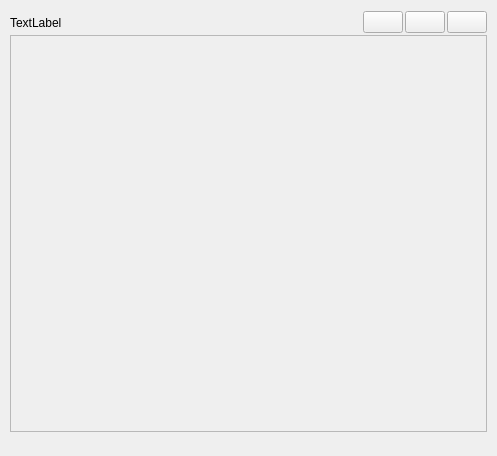
<?xml version="1.0" encoding="UTF-8"?>
<ui version="4.0">
 <class>message</class>
 <widget class="QWidget" name="message">
  <property name="geometry">
   <rect>
    <x>0</x>
    <y>0</y>
    <width>497</width>
    <height>456</height>
   </rect>
  </property>
  <property name="sizePolicy">
   <sizepolicy hsizetype="Expanding" vsizetype="Preferred">
    <horstretch>0</horstretch>
    <verstretch>0</verstretch>
   </sizepolicy>
  </property>
  <property name="minimumSize">
   <size>
    <width>0</width>
    <height>0</height>
   </size>
  </property>
  <property name="windowTitle">
   <string>Form</string>
  </property>
  <property name="toolTip">
   <string>Copy message text</string>
  </property>
  <property name="styleSheet">
   <string notr="true"/>
  </property>
  <layout class="QGridLayout" name="gridLayout_2">
   <property name="leftMargin">
    <number>0</number>
   </property>
   <property name="topMargin">
    <number>0</number>
   </property>
   <property name="rightMargin">
    <number>0</number>
   </property>
   <property name="bottomMargin">
    <number>0</number>
   </property>
   <property name="spacing">
    <number>0</number>
   </property>
   <item row="0" column="0">
    <widget class="QWidget" name="message_container" native="true">
     <layout class="QGridLayout" name="gridLayout">
      <property name="leftMargin">
       <number>10</number>
      </property>
      <property name="topMargin">
       <number>10</number>
      </property>
      <property name="rightMargin">
       <number>10</number>
      </property>
      <property name="bottomMargin">
       <number>10</number>
      </property>
      <property name="spacing">
       <number>0</number>
      </property>
      <item row="0" column="0">
       <layout class="QHBoxLayout" name="horizontalLayout">
        <property name="spacing">
         <number>2</number>
        </property>
        <item>
         <widget class="QLabel" name="user_name">
          <property name="minimumSize">
           <size>
            <width>0</width>
            <height>25</height>
           </size>
          </property>
          <property name="text">
           <string>TextLabel</string>
          </property>
         </widget>
        </item>
        <item>
         <widget class="QLabel" name="mood_emoji">
          <property name="minimumSize">
           <size>
            <width>25</width>
            <height>25</height>
           </size>
          </property>
          <property name="maximumSize">
           <size>
            <width>25</width>
            <height>25</height>
           </size>
          </property>
          <property name="text">
           <string></string>
          </property>
          <property name="visible">
           <bool>true</bool>
          </property>
         </widget>
        </item>
        <item>
         <spacer name="horizontalSpacer">
          <property name="orientation">
           <enum>Qt::Orientation::Horizontal</enum>
          </property>
          <property name="sizeHint" stdset="0">
           <size>
            <width>40</width>
            <height>20</height>
           </size>
          </property>
         </spacer>
        </item>
        <item>
         <widget class="QPushButton" name="play_audio_button">
          <property name="toolTip">
           <string>Play message audio</string>
          </property>
          <property name="text">
           <string/>
          </property>
          <property name="icon">
           <iconset resource="../../../resources/feather.qrc">
            <normaloff>:/light/icons/feather/light/play.svg</normaloff>:/light/icons/feather/light/play.svg</iconset>
          </property>
         </widget>
        </item>
        <item>
         <widget class="QPushButton" name="copy_button">
          <property name="toolTip">
           <string>Copy message</string>
          </property>
          <property name="text">
           <string/>
          </property>
          <property name="icon">
           <iconset resource="../../../resources/feather.qrc">
            <normaloff>:/light/icons/feather/light/copy.svg</normaloff>:/light/icons/feather/light/copy.svg</iconset>
          </property>
         </widget>
        </item>
        <item>
         <widget class="QPushButton" name="delete_button">
          <property name="toolTip">
           <string>Delete message</string>
          </property>
          <property name="text">
           <string/>
          </property>
          <property name="icon">
           <iconset resource="../../../resources/feather.qrc">
            <normaloff>:/light/icons/feather/light/x-circle.svg</normaloff>:/light/icons/feather/light/x-circle.svg</iconset>
          </property>
         </widget>
        </item>
       </layout>
      </item>
      <item row="1" column="0">
       <widget class="QFrame" name="content_container">
        <property name="sizePolicy">
         <sizepolicy hsizetype="Expanding" vsizetype="Expanding">
          <horstretch>0</horstretch>
          <verstretch>0</verstretch>
         </sizepolicy>
        </property>
        <property name="frameShape">
         <enum>QFrame::StyledPanel</enum>
        </property>
        <property name="frameShadow">
         <enum>QFrame::Raised</enum>
        </property>
       </widget>
      </item>
      <item row="2" column="0">
       <widget class="QLabel" name="image_content">
        <property name="visible">
         <bool>false</bool>
        </property>
        <property name="alignment">
         <set>Qt::AlignmentFlag::AlignCenter</set>
        </property>
       </widget>
      </item>
     </layout>
    </widget>
   </item>
  </layout>
 </widget>
 <customwidgets>
  <customwidget>
   <class>QWebEngineView</class>
   <extends>QWidget</extends>
   <header location="global">QtWebEngineWidgets/QWebEngineView</header>
  </customwidget>
 </customwidgets>
 <resources>
  <include location="../../../resources/feather.qrc"/>
 </resources>
 <connections>
  <connection>
   <sender>delete_button</sender>
   <signal>clicked()</signal>
   <receiver>message</receiver>
   <slot>delete()</slot>
   <hints>
    <hint type="sourcelabel">
     <x>485</x>
     <y>30</y>
    </hint>
    <hint type="destinationlabel">
     <x>391</x>
     <y>-12</y>
    </hint>
   </hints>
  </connection>
  <connection>
   <sender>copy_button</sender>
   <signal>clicked()</signal>
   <receiver>message</receiver>
   <slot>copy()</slot>
   <hints>
    <hint type="sourcelabel">
     <x>452</x>
     <y>34</y>
    </hint>
    <hint type="destinationlabel">
     <x>451</x>
     <y>-2</y>
    </hint>
   </hints>
  </connection>
 </connections>
 <slots>
  <slot>delete()</slot>
  <slot>copy()</slot>
 </slots>
</ui>
